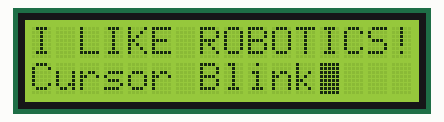
Recording of a sketch running on a simulated Arduino Uno, built with avr-gcc and run on an emulated ATmega328P. On the bench: 16×2 character LCD.

Above: at 0.1 s.
At 2.1 s:
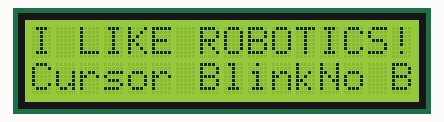
At 8.6 s:
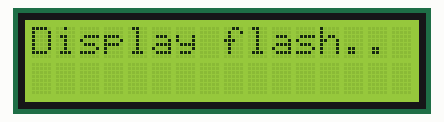
At 14.1 s:
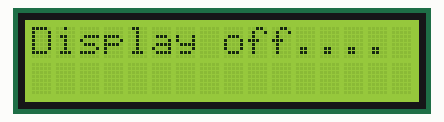
At 20.1 s:
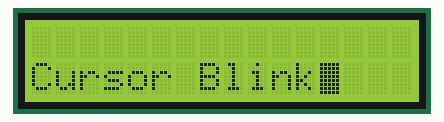
At 32.2 s:
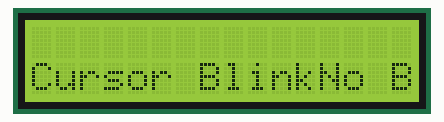

The sketch:

Turning_the_cursor_and_display_on_or_off.ino
```cpp
// include the library code
#include <LiquidCrystal.h>

// initialize the library with the numbers  of the interface pins
LiquidCrystal lcd(12, 11, 5, 4, 3, 2);
void setup() {
  // set up the LCD's number of columns and rows
   lcd.begin(16, 2);

   // print a message to the LCD
   lcd.print("I LIKE ROBOTICS!");

}

void loop() {
  lcd.setCursor(0, 1);

  lcd.print("Cursor Blink");
  lcd.blink();
  delay(2000);

  lcd.noBlink();
  lcd.print("No Blink");
  delay(2000);

  lcd.clear();

  lcd.print("Display off....");
  delay(1000);
  lcd.noDisplay();
  delay(2000);

  lcd.display(); // turn the lcd display back on

  lcd.setCursor(0, 0);
  lcd.print("Display flash");
  displayBlink(2, 250);    // blink twice
  displayBlink(2, 500);    // and again for twice as long

  lcd.clear();
}

void displayBlink(int blinks, int duration)
{
  while(blinks--)
  {
    lcd.noDisplay();
    delay(duration);
    lcd.display();
    delay(duration);
  }
}
```

Measured:
- what the display in image 1 shows lasts 2.0 s, from 2.1 s to 4.1 s
- what the display in image 2 shows lasts 0.5 s, from 8.6 s to 9.1 s
- what the display in image 3 shows lasts 1.0 s, from 14.1 s to 15.1 s
